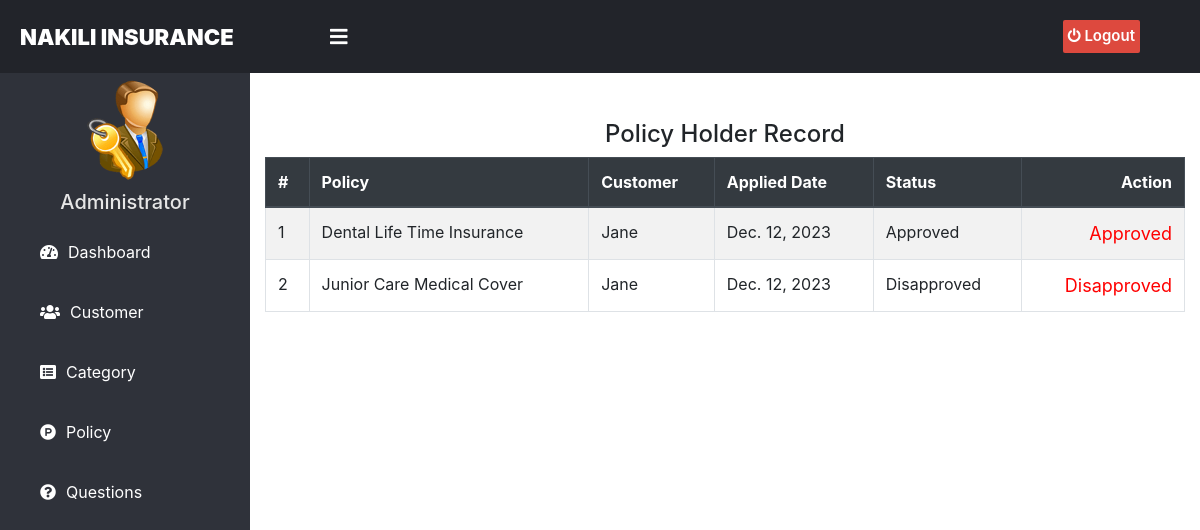
The app's page /admin-view-policy-holder, older data.
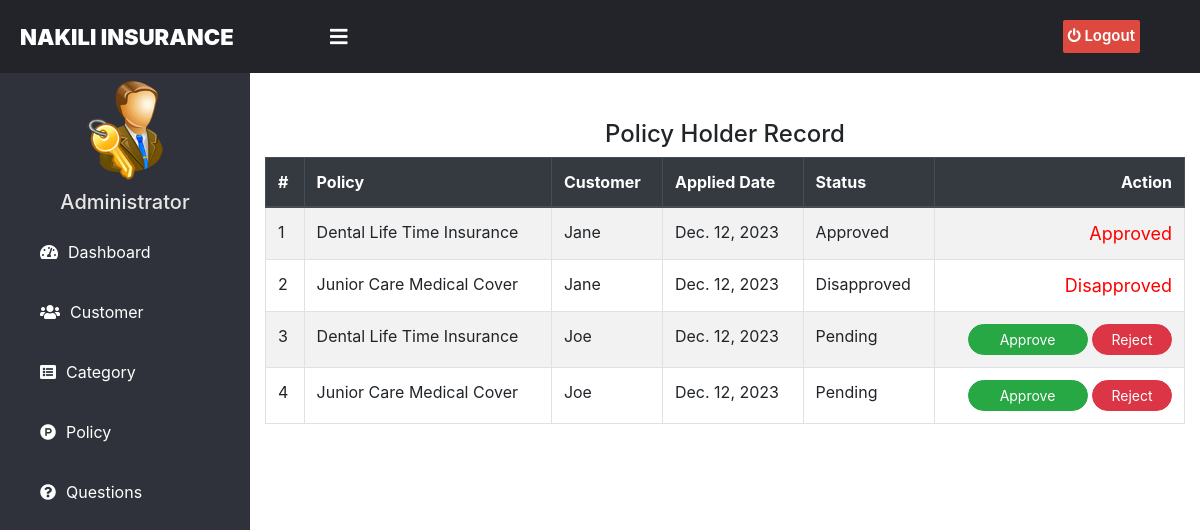
The same page, newer data.
### insurance/models.py (models this page shows, shortened)
class PolicyRecord(models.Model):
    customer= models.ForeignKey(Customer, on_delete=models.CASCADE)
    Policy= models.ForeignKey(Policy, on_delete=models.CASCADE)
    status = models.CharField(max_length=100,default='Pending')
    creation_date =models.DateField(auto_now=True)

class Policy(models.Model):
    category= models.ForeignKey('Category', on_delete=models.CASCADE)
    policy_name=models.CharField(max_length=200)
    sum_assurance=models.PositiveIntegerField()
    premium=models.PositiveIntegerField()
    tenure=models.PositiveIntegerField()
    creation_date =models.DateField(auto_now=True)
    def __str__(self):
        return self.policy_name

### customer/models.py (models this page shows, shortened)
class Customer(models.Model):
    user=models.OneToOneField(User,on_delete=models.CASCADE)
    profile_pic= models.ImageField(upload_to='profile_pic/Customer/',null=True,blank=True)
    address = models.CharField(max_length=40)
    mobile = models.CharField(max_length=20,null=False)
    def __str__(self):
        return self.user.first_name

### insurance/views.py (the view)
# urls.py: path('admin-view-policy-holder', views.admin_view_policy_holder_view,name='admin-view-policy-holder'),
def admin_view_policy_holder_view(request):
    policyrecords = models.PolicyRecord.objects.all()
    return render(request,'insurance/admin_view_policy_holder.html',{'policyrecords':policyrecords})

### templates/insurance/admin_view_policy_holder.html (shortened to what this page needs)
{% extends 'insurance/adminbase.html' %}
{% block content %}
{%load static%}
<head>
  <link href="http://netdna.bootstrapcdn.com/bootstrap/4.0.0-beta/css/bootstrap.min.css" rel="stylesheet">
    <link rel="stylesheet" href="https://maxcdn.bootstrapcdn.com/bootstrap/4.4.1/css/bootstrap.min.css">
    <link href="https://maxcdn.bootstrapcdn.com/font-awesome/4.3.0/css/font-awesome.min.css" rel="stylesheet">
</head>
<div class="container">
  <div class="panel panel-primary">
    <div class="panel-heading">
      <h4 class="text-center">Policy Holder Record</h4>
    </div>
    <table class="table table-hover table-bordered table-striped" id="dev-table">
      <thead class="thead-dark">
        <tr>
        <th>#</th>
          <th>Policy</th>
          <th>Customer</th>
          <th> Applied Date</th>
          <th>Status</th>
          <th class="text-right">Action</th>
        </tr>
      </thead>
      {% for t in policyrecords %}
      <tr>
        <td> {{ forloop.counter }}</td>
        <td> {{t.Policy}}</td>
        <td> {{t.customer}}</td>
        <td>{{t.creation_date}}</td>
        <td>{{t.status}}</td>
                    {% if t.status == 'Pending' %}
                <td class="text-right">
                    <button class="btn btn-success btn-sm badge-pill" style="width: 120px;"><a  style="text-decoration: none;color: white;" href="{% url 'approve-request' t.id  %}">Approve</a> </button>
                    <button class="btn btn-danger btn-sm badge-pill" style="width: 80px;"><a  style="text-decoration: none;color: white;" href="{% url 'reject-request' t.id  %}">Reject</a> </button>
                </td>
                {% else %}
                <td class="text-right">
                <span style="color:red;font-size:18px;" class="label success">{{t.status}}</span></td>
                {% endif %}
      </tr>
      {% endfor %}
    </table>
  </div>
</div>
<br><br><br><br><br><br>
{% endblock content %}

Row changes from the older to the newer data that the page shows:
added PolicyRecord: Policy "Dental Life Time Insurance", customer "Joe", creation_date "Dec. 12, 2023", status "Pending", shows "Approve"
added PolicyRecord: Policy "Junior Care Medical Cover", customer "Joe", creation_date "Dec. 12, 2023", status "Pending", shows "Approve"
